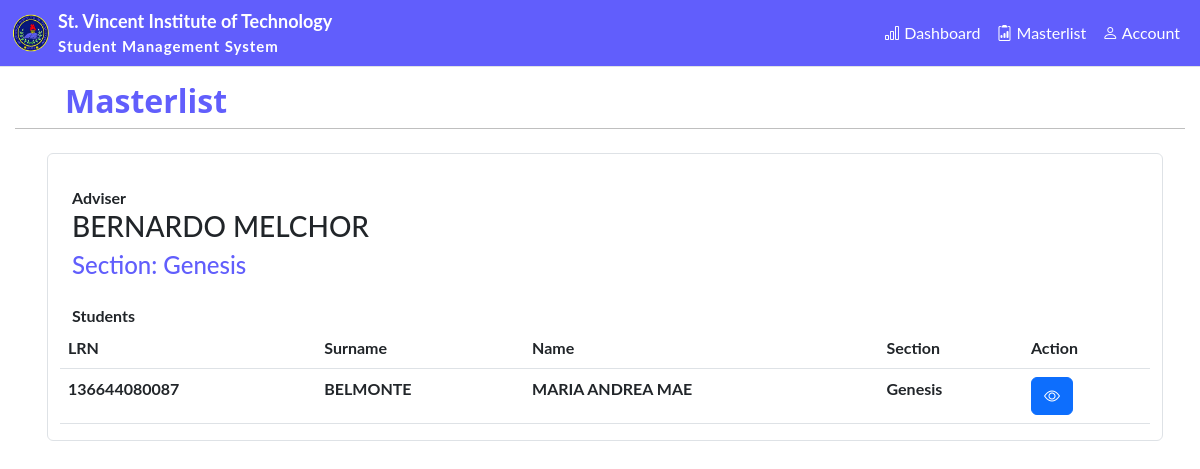
/advisory (signed in), run on an earlier commit of the app's database.
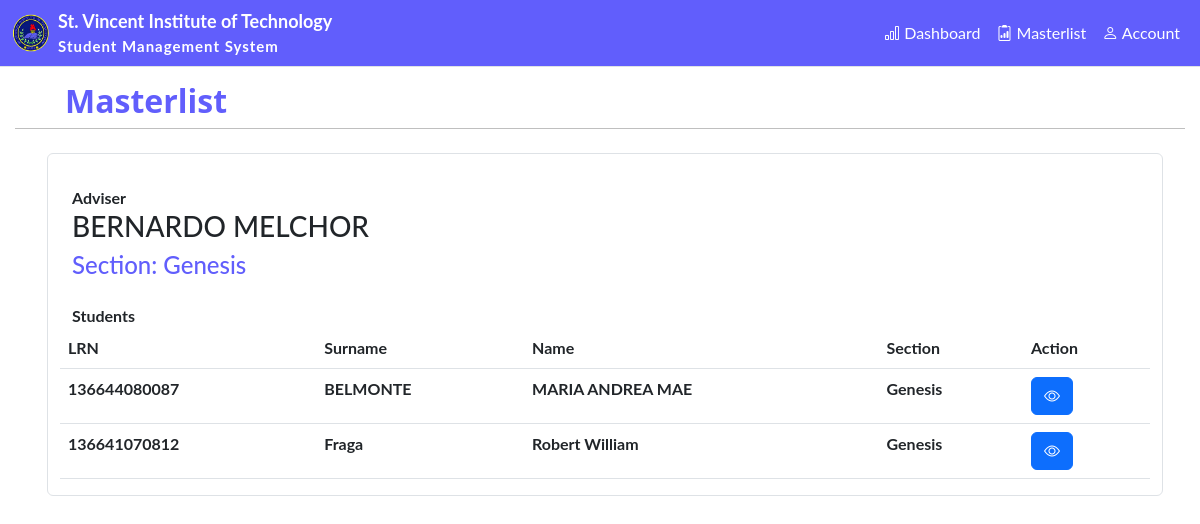
And on a later commit of the database.
### admin_staff/models.py (models this page shows, shortened)
class StudentProfile(models.Model):
    user = models.OneToOneField(User, null=True, on_delete=models.CASCADE)
    student_lrn = models.BigIntegerField(primary_key=True)
    surname = models.CharField(max_length=24)
    first_name = models.CharField(max_length=24)
    middle_name = models.CharField(max_length=24, blank=True, null=True)
    gender_choice = (
        ('Male', 'Male'),
        ('Female', 'Female'),
    )
    gender = models.CharField(max_length=24, default="Gender", choices=gender_choice, blank=True, null=True)
    birth_date = models.DateField()
    birth_place = models.CharField(max_length=200, blank=True, null=True)
    religion = models.CharField(max_length=24, blank=True, null=True)
    civil_choice = (
        ('Single', 'Single'),
        ('Married', 'Married'),
        ('Divorced', 'Divorced'),
        ('Widowed', 'Widowed'),
    )
    civil_status = models.CharField(max_length=10, default="Status", choices=civil_choice, blank=True, null=True)
    contact = models.BigIntegerField(blank=True, null=True)
    email = models.CharField(max_length=100, blank=True, null=True)
    section = models.ForeignKey('section', null=True, on_delete=models.SET_NULL)
    adviser = models.ForeignKey('FacultyStaff', blank=True, null=True, on_delete=models.SET_NULL)
    level = models.ForeignKey('level', blank=True, null=True, on_delete=models.SET_NULL)
    class Meta:
        managed = True
        db_table = 'student_profile'

class section(models.Model):
    section_name = models.CharField(max_length=20)
    level = models.ForeignKey("level", null=True, on_delete=models.SET_NULL)
    def __str__(self):
        return self.section_name

### admin_staff/decorators.py (the view)
        def wrapper_func(request, *args, **kwargs):
            group = None
            if request.user.groups.exists():
                group = request.user.groups.all()[0].name
            if group in allow_roles:
                return view_func(request, *args, **kwargs)
            else:
                return HttpResponse('you are not authorize')

### admin_staff/views.py (called while the page is built)
@login_required(login_url='login')
@allowed_user(allow_roles=['faculty'])
def advisory(request):
    advisoryClass = request.user.facultystaff.studentprofile_set.all()
    adviser = request.user.facultystaff
    context = {'advisoryClass': advisoryClass, 'adviser':adviser}
    return render(request, 'faculty/student_list.html', context)

### admin_staff/templates/faculty/student_list.html
{% extends "faculty/faculty-dashboard.html" %}
{% block content %}
<div class="page-title mb-4" style="margin:15px;">
  <h2 style="color: #615EFC; font-weight: bold; margin-right: 20px; padding-left: 50px;">Masterlist</h2>
  <hr style="margin-top: 0; color: black;">
</div>
<div class="container">
  <div class="container-fluid border rounded" style="margin: 5px">
    <table class="table table-hover">
          <thead>
            <tr>
              <th scope="col">LRN</th>
              <th scope="col">Surname</th>
              <th scope="col">Name</th>
              <th scope="col">Section</th>
              <th scope="col">Action</th>
            </tr>
          </thead>
          <tbody>
              <label for="" style="padding: 4vh 1vw 0;">Adviser</label>
              <h3  style="padding: 0 1vw;">{{adviser.surname}} {{adviser.first_name}}</h3>
              <h4 style='color: #615EFC; padding: 0 1vw;'>Section: {{adviser.section}}</h4>
              <label for="" style="padding: 2vh 1vw 0;">Students</label>
              {% for advisoryClass in advisoryClass %}
                    <tr>
                      <td>{{advisoryClass.student_lrn}}</td>
                      <td>{{advisoryClass.surname}}</td>
                      <td>{{advisoryClass.first_name}}</td>
                      <td>{{advisoryClass.section}}</td>
                      <td>
                        <button class="btn btn-primary" type="submit" title="Edit"><a href="" style="text-decoration: none; color: inherit" >
                          <i class="bi bi-eye"></i>
                        </a></button>
                      </td>
                    </tr>
              {% endfor %}
          </tbody>
      </table>
  </div>
</div>
{% endblock content %}

What changed in the data, as far as the page shows it:
now on this page (row edited): StudentProfile: student_lrn "136641070812", surname "Fraga", first_name "Robert William", section "Genesis"
